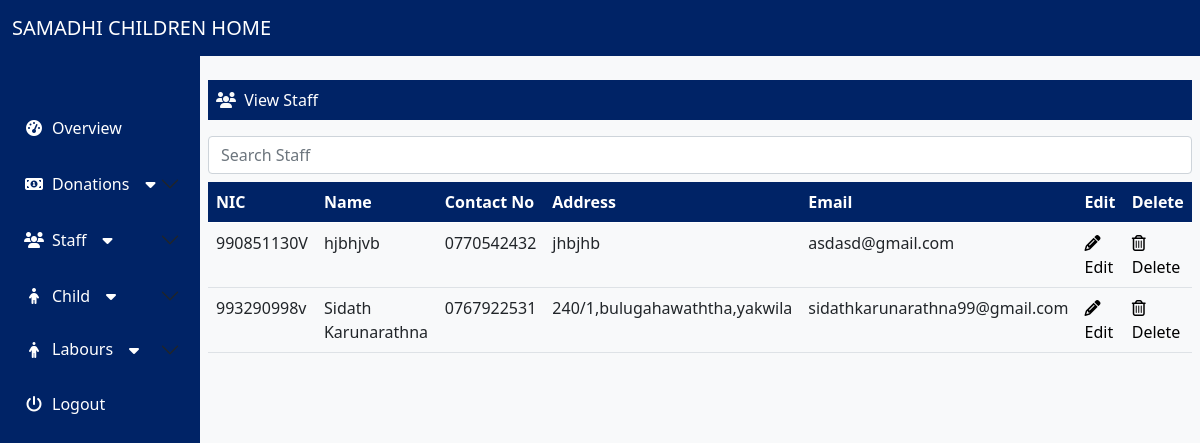
Page /main.php?view_staff on the committed database.
### tables this page shows
CREATE TABLE `staff` (
  `nic` varchar(12) NOT NULL,
  `name` varchar(20) NOT NULL,
  `contact_num` char(10) NOT NULL,
  `address` varchar(50) NOT NULL,
  `email` varchar(50) NOT NULL,
  `password` varchar(20) NOT NULL
);

### viewStaff.php (the view, shortened to what this page needs)
<?php
include("connection.php");
$sqlQuery = "SELECT * FROM staff ";
$resultSet = mysqli_query($Con, $sqlQuery) or die("database error:" . mysqli_error($Con));
?>
<div class="col-12 py-3"></div>
<div class="col-12 pt-5 px-2">
    <p class="navColor py-2 text-white"><i id="arrow" class="fa fa-fw fa-users text-light pe-4 ps-2"></i> View Staff</p>
    <div class="col-sm-12">
        <input type="text" class="form-control mb-2" id="search" placeholder="Search Staff" onkeyup="Search()">
    </div>
</div>
<div class="col-12 d-flex justify-content-center align-content-center ">
    <div class="col-12 px-2 ">
        <table id="data" class="table  table-hover">
            <thead class="navColor">
                <tr>
                    <th>NIC</th>
                    <th>Name</th>
                    <th>Contact No</th>
                    <th>Address</th>
                    <th>Email</th>
                    <th>Edit</th>
                    <th>Delete</th>
                </tr>
            </thead>
            <tbody class="tb_data">
                <?php while ($data_list = mysqli_fetch_assoc($resultSet)) { ?>
                    <tr id="<?php echo $data_list['nic']; ?>">
                        <td><?php echo $data_list['nic']; ?></td>
                        <td><?php echo $data_list['name']; ?></td>
                        <td><?php echo $data_list['contact_num']; ?></td>
                        <td><?php echo $data_list['address']; ?></td>
                        <td><?php echo $data_list['email']; ?></td>
                        <td>
                           <a href="main.php?edit_staff=<?php echo $data_list['nic']; ?>">
                                <i class="fa fa-pencil"> </i> Edit
                            </a>
                        </td>
                        <td>
                           <a href="main.php?delete_staff=<?php echo $data_list['nic']; ?>">
                                <i class="fa fa-trash-o"> </i> Delete
                            </a>
                        </td>
                    </tr>
                <?php } ?>
            </tbody>
        </table>
    </div>
</div>

### main.php (style rules this page uses)
a { text-decoration: none; color: white; }
.tb_data a { color: black; }
.navColor { background-color: #002366; color: white; }

### rows in the picture
staff: nic "990851130V", name "hjbhjvb", contact_num "0770542432", address "jhbjhb", email "asdasd@gmail.com"
staff: nic "993290998v", name "Sidath Karunarathna", contact_num "0767922531", address "240/1,bulugahawaththa,yakwila", email "sidathkarunarathna99@gmail.com"
